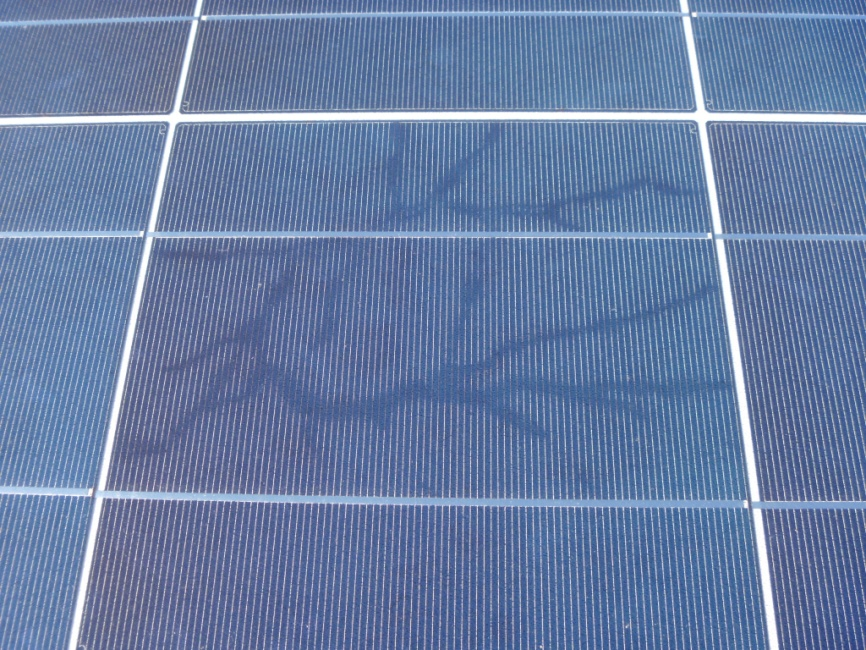
#> input picture classification detection pipeline/imgs/SnailTrails_Microcracks8.jpg, 866 x 650 px
$ python -i RGB_Damage_area.py   (imports and definitions only)   (older library calls are emulated)
#> lines starting #> are read from the running program, lines starting #| are printed output that depends on the picture; after the words box and inside, x2 and y2 are one past the last pixel; in counts of white or black regions, pixels touching at a corner belong together
"""
Solar Panel Damage Detection — Classical CV
Supports: GlassBreak | HardShading | SnailTrails_Microcracks

Usage:
    result = analyze_rgb_damage("image.jpg", "GlassBreak")
    result = analyze_rgb_damage(img_array,  "HardShading")
    result = analyze_rgb_damage("image.jpg", "SnailTrails_Microcracks")
"""

import cv2
import numpy as np
from dataclasses import dataclass, field
from typing import Optional, Tuple, List
import os


# ══════════════════════════════════════════════
# Standard result format — same for ALL classes
# ══════════════════════════════════════════════
@dataclass
class DamageResult:
    class_name: str
    detected: bool
    confidence: float             # 0.0 – 1.0
    damage_percentage: float      # % of panel area affected
    damage_mask: Optional[np.ndarray] = None   # binary mask (H×W uint8)
    contours: list = field(default_factory=list)
    metadata: dict = field(default_factory=dict)
    annotated_image: Optional[np.ndarray] = None


# ══════════════════════════════════════════════════════════════════
#  CLASS 1: GLASS BREAK
#  Visual pattern: spider-web / radial cracks from impact point
#  Detection:  bright pixel mask + local variance → impact point
# ══════════════════════════════════════════════════════════════════

def _gb_preprocess(image):
    # gray = cv2.cvtColor(image, cv2.COLOR_BGR2GRAY)
    lab = cv2.cvtColor(image, cv2.COLOR_BGR2LAB)
    gray = lab[:,:,0]
    clahe = cv2.createCLAHE(clipLimit=3.0, tileGridSize=(8, 8))
    return gray, clahe.apply(gray)


def _gb_crack_masks(enhanced):
    thresh = max(int(np.percentile(enhanced, 75)), 140)
    _, bright = cv2.threshold(enhanced, thresh, 255, cv2.THRESH_BINARY)

    bg = cv2.GaussianBlur(enhanced.astype(np.float32), (15, 15), 0)
    var = (enhanced.astype(np.float32) - bg) ** 2
    var_norm = cv2.normalize(var, None, 0, 255, cv2.NORM_MINMAX).astype(np.uint8)
    _, var_mask = cv2.threshold(var_norm, 25, 255, cv2.THRESH_BINARY)

    combined = cv2.bitwise_or(bright, var_mask)
    return combined, float(np.sum(bright > 0)) / bright.size


def _gb_refine(combined):
    k_close = cv2.getStructuringElement(cv2.MORPH_RECT, (2,2))
    k_open  = cv2.getStructuringElement(cv2.MORPH_RECT, (1,1))
    closed  = cv2.morphologyEx(combined, cv2.MORPH_CLOSE, k_close, iterations=2)
    return cv2.morphologyEx(closed, cv2.MORPH_OPEN, k_open, iterations=1)


def _gb_impact_point(enhanced, mask):
    region = cv2.bitwise_and(enhanced, enhanced, mask=mask)
    blob   = cv2.GaussianBlur(region.astype(np.float32), (31, 31), 0)
    _, max_val, _, max_loc = cv2.minMaxLoc(blob)
    return max_loc if max_val >= 50 else None


def _gb_contours(mask, total_area):
    cnts, _ = cv2.findContours(mask, cv2.RETR_EXTERNAL, cv2.CHAIN_APPROX_SIMPLE)
    valid, boxes, area = [], [], 0
    min_t = total_area * 0.0005
    for c in cnts:
        a = cv2.contourArea(c)
        if a < min_t:
            continue
        valid.append(c)
        boxes.append(cv2.boundingRect(c))
        area += a
    return valid, boxes, round(100.0 * area / total_area, 3)


def _gb_confidence(bright_ratio, dmg_pct, n_cnts, has_impact):
    s = 0.0
    s += 0.25 if bright_ratio >= 0.15 else (0.12 if bright_ratio >= 0.05 else 0.0)
    s += 0.35 if dmg_pct >= 30 else (0.20 if dmg_pct >= 5 else (0.08 if dmg_pct > 0 else 0.0))
    s += 0.20 if n_cnts >= 1 else 0.0
    s += 0.20 if has_impact else 0.0
    return min(round(s, 2), 1.0)


def _gb_annotate(image, contours, boxes, impact, dmg_pct, conf):
    out = image.copy()
    overlay = out.copy()
    cv2.drawContours(overlay, contours, -1, (0, 0, 200), thickness=cv2.FILLED)
    cv2.addWeighted(overlay, 0.25, out, 0.75, 0, out)
    cv2.drawContours(out, contours, -1, (0, 0, 255), 2)
    for (x, y, bw, bh) in boxes:
        cv2.rectangle(out, (x, y), (x+bw, y+bh), (0, 220, 220), 1)
    if impact:
        cx, cy = impact
        cv2.circle(out, (cx, cy), 18, (255, 200, 0), 2)
        cv2.circle(out, (cx, cy), 3,  (255, 200, 0), -1)
    #     cv2.putText(out, "impact", (cx+22, cy+5),
    #                 cv2.FONT_HERSHEY_SIMPLEX, 0.45, (255, 200, 0), 1)
    # cv2.rectangle(out, (0,0), (out.shape[1], 34), (20,20,20), -1)
    # cv2.putText(out, f"GlassBreak | dmg:{dmg_pct:.1f}% | conf:{conf:.2f}",
    #             (8,22), cv2.FONT_HERSHEY_SIMPLEX, 0.65, (0,80,255), 2)
    return out


def detect_glass_break(image: np.ndarray) -> DamageResult:
    h, w   = image.shape[:2]
    total  = h * w
    _, enh = _gb_preprocess(image)
    comb, bright_ratio = _gb_crack_masks(enh)
    refined = _gb_refine(comb)
    impact  = _gb_impact_point(enh, refined)
    cnts, boxes, dmg_pct = _gb_contours(refined, total)
    conf = _gb_confidence(bright_ratio, dmg_pct, len(cnts), impact is not None)
    detected = conf >= 0.35

    return DamageResult(
        class_name="GlassBreak",
        detected=detected,
        confidence=conf,
        damage_percentage=dmg_pct,
        damage_mask=refined,
        contours=cnts,
        metadata={
            "impact_point": impact,
            "bright_pixel_ratio": round(bright_ratio, 4),
            "contour_count": len(cnts),
            "bounding_boxes": boxes,
        },
        annotated_image=_gb_annotate(image, cnts, boxes, impact, dmg_pct, conf),
    )


# ══════════════════════════════════════════════════════════════════
#  CLASS 2: HARD SHADING
#  Visual pattern: vertical dark band (bypass diode shading) +
#                  bright blob (bypass diode damage point)
#  Detection:  column-wise intensity analysis + bright blob detection
# ══════════════════════════════════════════════════════════════════

# [99 lines left out: functions _hs_dark_bands, _hs_bright_blobs, _hs_confidence, _hs_annotate, detect_hard_shading, not called in this run]


# ══════════════════════════════════════════════════════════════════
#  CLASS 3: SNAIL TRAILS / MICROCRACKS  (v2 — tight boundary edition)
#
#  Visual signatures detected:
#    • Microcrack    → thin bright/white diagonal crack line on dark panel
#    • Snail trail   → brownish discoloration tracing cell boundaries
#
#  Pipeline (per function):
#    _mc_enhance()       — CLAHE + background subtraction → diff image
#    _mc_diagonal_mask() — Hough lines, keep ONLY diagonal angles,
#                          intersect with bright-diff pixels
#    _mc_crack_contours()— grow mask → find contours → filter by
#                          min-area + elongation ratio
#    _mc_confidence()    — score based on crack count + damage %
#    _mc_annotate()      — tight red contour + cyan rotated bounding rect
#                          drawn per crack region (no full-image lines)
#
#  Pipeline position:  RGB_Damage_area.py → CLASS_REGISTRY
#  Inputs:  BGR np.ndarray (single cropped panel image)
#  Outputs: DamageResult
#    .detected            bool
#    .confidence          float 0–1
#    .damage_percentage   float %  (crack pixels / total panel pixels)
#    .damage_mask         uint8 binary mask  (255 = crack pixel)
#    .contours            list of crack contours (tight boundary per crack)
#    .annotated_image     BGR with contours + rotated bounding rects drawn
#    .metadata:
#        crack_count      int   number of valid crack regions
#        crack_segments   list[(x1,y1,x2,y2)]  Hough line segments kept
#        elongation_list  list[float]  per-crack elongation ratio
#        bounding_rects   list[(cx,cy,w,h,angle)]  rotated bounding rects
#
#  Future integration:
#    • Severity module reads .damage_percentage + .confidence
#    • YOLO fusion: replace _mc_crack_contours() with YOLO masks when available
#    • Cell-level analysis: run per panel-crop from panel_cell_detection.py
# ══════════════════════════════════════════════════════════════════

# ── Tuneable constants (adjust per deployment / panel type) ───────
_MC_CLAHE_CLIP      = 4.0    # CLAHE clip limit — higher = more local contrast
_MC_CLAHE_TILE      = (8, 8) # CLAHE tile grid
_MC_BG_BLUR_K       = 21     # Gaussian kernel for background estimation
_MC_DIFF_PERCENTILE = 85     # Threshold: keep brightest N% of diff pixels
_MC_HOUGH_THRESH    = 8      # Hough accumulator threshold (lower = more lines)
_MC_HOUGH_GAP       = 8      # Max gap (px) to join Hough line segments
_MC_H_ANGLE         = 15     # Degrees — angles < this are "horizontal" (grid)
_MC_V_ANGLE_LO      = 75     # Degrees — angles between LO–HI are "vertical"
_MC_V_ANGLE_HI      = 105
_MC_LINE_DILATE_K   = 5      # Kernel to broaden Hough lines before AND
_MC_LINE_DILATE_I   = 2      # Dilation iterations for Hough line broadening
_MC_GROW_K          = 3      # Kernel to grow crack pixels into tight regions
_MC_GROW_I          = 3      # Growth iterations
_MC_MIN_AREA_FRAC   = 0.0008 # Min crack contour area as fraction of panel
_MC_MIN_ELONGATION  = 2    # Min elongation ratio (max/min side of rotated rect)


# [188 lines left out: functions _mc_enhance, _mc_diagonal_mask, _mc_crack_contours, _mc_confidence, _mc_annotate, not called in this run]
from skimage.filters import frangi

# [418 lines left out: functions detect_snail_trails_microcracks, _ss_soiling_mask, _ss_pattern, _ss_confidence, _ss_annotate, detect_soft_shading and 3 more, not called in this run]

# ══════════════════════════════════════════════════════════════════
#  UNIVERSAL ENTRY POINT
#  analyze_rgb_damage(image_input, class_name) → DamageResult
# ══════════════════════════════════════════════════════════════════

CLASS_REGISTRY = {
    "GlassBreak":                                       detect_glass_break,
    "HardShading":                                      detect_hard_shading,
    "SnailTrails_Microcracks":                          detect_snail_trails_microcracks,
    "SoftShading_Soiling":                              detect_soft_shading,
    "BacksheetDamage":                                  detect_backsheet_damage,

    # "Corrosion_Discoloration_Delamination":           detect_corrosion,
    # "HotSpots":           detect_hotspots,
    # "BypassDiode":        detect_bypass_diode,
    # "InverterBattery":    detect_inverter_battery,
}


# [41 lines left out: function analyze_rgb_damage, not called in this run]


# ══════════════════════════════════════════════════════════════════
#  CLASS 4: SOFT SHADING / SOILING
#  Visual patterns:
#    • Brown dust patches  (img1) → S medium, H brownish
#    • Gray uniform soiling (img2) → S very low, full panel
#    • Bottom-heavy dust   (img3) → gravity settled, bot > top
#  Detection:
#    Gray signal (S<60) + Brown signal (H 8-38) + not-blue channel
#    → panel grid lines excluded via background subtraction
#    → spatial distribution → pattern classification
# ══════════════════════════════════════════════════════════════════

>>> import cv2
>>> picture = cv2.imread('imgs/SnailTrails_Microcracks8.jpg')
#> picture is the input picture: shape (650, 866, 3); mean B, G, R 164.2, 125, 103.4
>>> result = detect_glass_break(picture)
#> in detect_glass_break, `_, enh = _gb_preprocess(image)`:
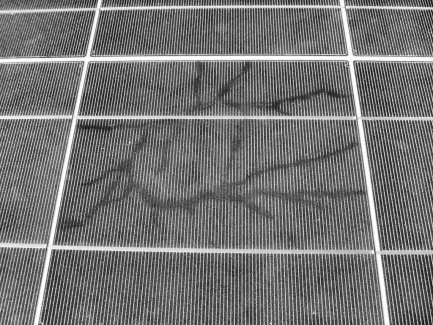
#> enh: shape (650, 866) (shown at 1/2 size); min 18, max 255, mean 115.7
#> in _gb_crack_masks, `thresh = max(int(np.percentile(enhanced, 75)), 140)`: thresh = 160
#> in _gb_crack_masks, `_, bright = cv2.threshold(enhanced, thresh, 255, cv2.THRESH_BINARY)`:
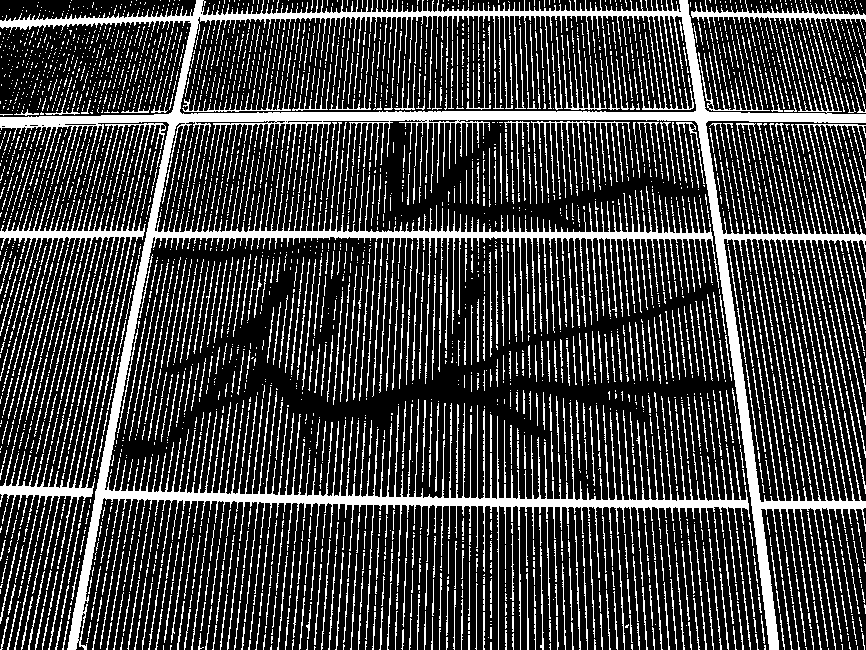
#> bright: shape (650, 866); 24.8% white; 3644 white regions (2584 under 20 px), largest, box (x1, y1, x2, y2) and area: (0, 0, 866, 650) 59170, (0, 198, 146, 351) 2445, (0, 408, 97, 556) 1905
#> in _gb_crack_masks, `combined = cv2.bitwise_or(bright, var_mask)`:
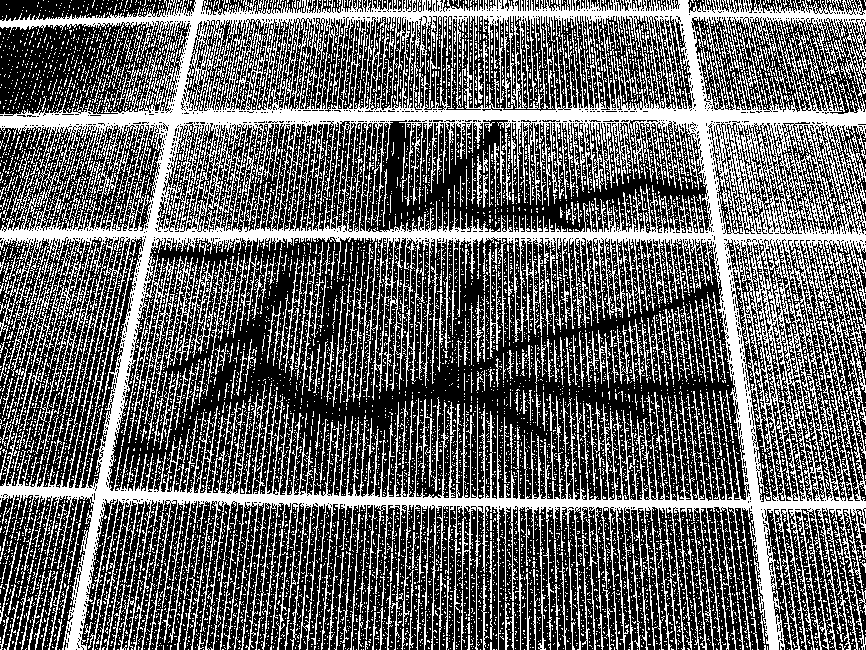
#> combined: shape (650, 866); 38.1% white in thin lines or dots
#> in detect_glass_break, `comb, bright_ratio = _gb_crack_masks(enh)`: bright_ratio = 0.248
#> in _gb_impact_point, `blob   = cv2.GaussianBlur(region.astype(np.float32), (31, 31), 0)`:
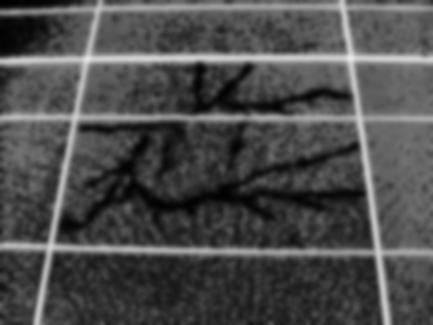
#> blob: shape (650, 866) float32 (shown at 1/2 size); min 0.249, max 235.9, mean 76.4
#> in _gb_impact_point, `_, max_val, _, max_loc = cv2.minMaxLoc(blob)`: max_val = 235.9; max_loc = (701, 116)
#> in _gb_contours, `cnts, _ = cv2.findContours(mask, cv2.RETR_EXTERNAL, cv2.CHAIN_APPROX_S..`: cnts = 221 contours, 220 with area under 20; largest, box (x1, y1, x2, y2) and area: (0, 0, 866, 650) 543717
#> the loop in _gb_contours, `for c in cnts:` made 221 passes
#> (c, a) on passes 2 to 4: ([[14, 112]], 0), ([[34, 110], [34, 111]], 0), ([[10, 110], [9, 111], [10, 111]], 0.5)
#> after the loop in _gb_contours, `for c in cnts:`: area = 543717; boxes = [(0, 0, 866, 650)]; valid = 1 contour; box (x1, y1, x2, y2) and area: (0, 0, 866, 650) 543717
#> in detect_glass_break, `cnts, boxes, dmg_pct = _gb_contours(refined, total)`: cnts has the same summary as valid in _gb_contours; boxes = [(0, 0, 866, 650)]; dmg_pct = 96.59
#> in _gb_confidence, `s += 0.25 if bright_ratio >= 0.15 else (0.12 if bright_ratio >= 0.05 e..`: s = 0.25
#> in _gb_confidence, `s += 0.35 if dmg_pct >= 30 else (0.20 if dmg_pct >= 5 else (0.08 if dm..`: s = 0.6
#> in _gb_confidence, `s += 0.20 if n_cnts >= 1 else 0.0`: s = 0.8
#> in _gb_confidence, `s += 0.20 if has_impact else 0.0`: s = 1
#> in detect_glass_break, `detected = conf >= 0.35`: detected = True
#> in _gb_annotate, `cv2.drawContours(overlay, contours, -1, (0, 0, 200), thickness=cv2.FIL..`:
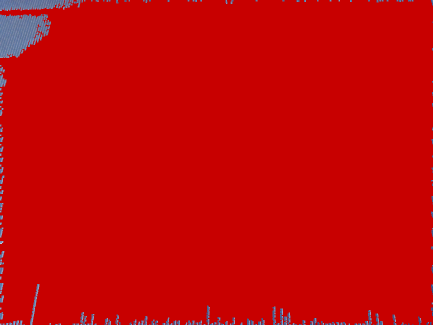
#> overlay: shape (650, 866, 3) (shown at 1/2 size); mean B, G, R 4.6, 3.5, 197.2
#> the loop in _gb_annotate, `for (x, y, bw, bh) in boxes:` made 1 pass
#> after the loop in _gb_annotate, `for (x, y, bw, bh) in boxes:`:
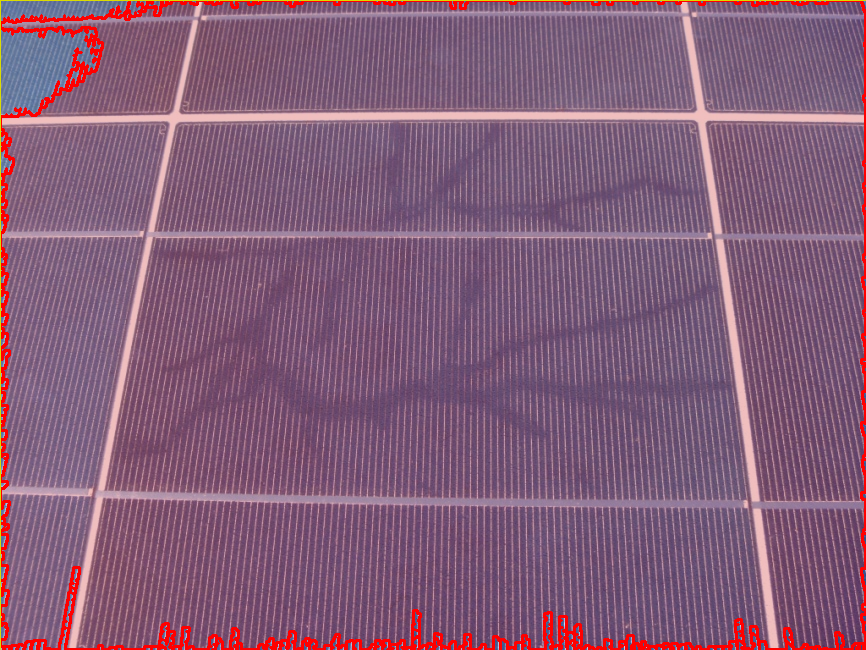
#> out: shape (650, 866, 3); mean B, G, R 120.3, 92.2, 131
#> in _gb_annotate, `cx, cy = impact`: cx = 701; cy = 116
#> in _gb_annotate, `cv2.circle(out, (cx, cy), 18, (255, 200, 0), 2)`:
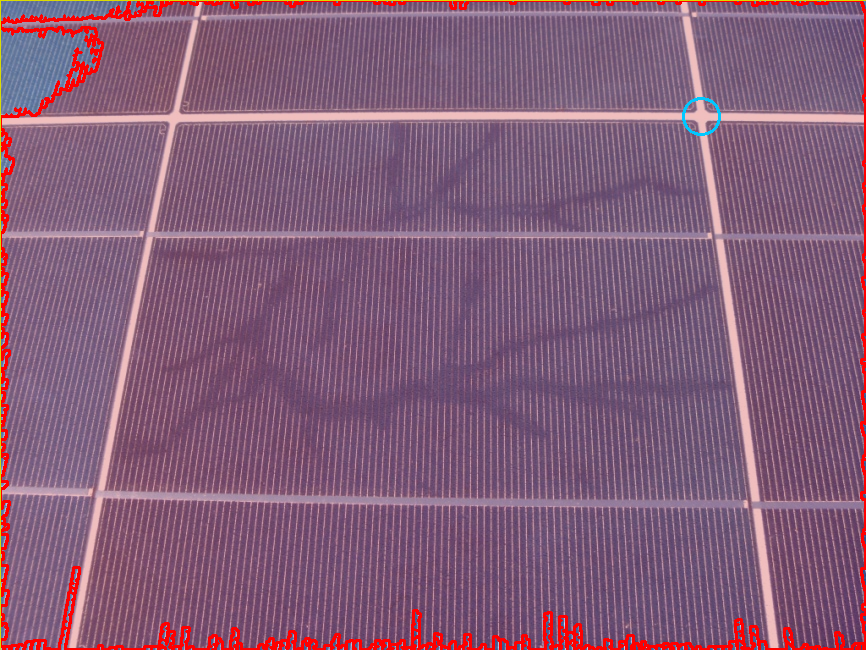
#> out: shape (650, 866, 3); 0.06% of pixels changed, all inside (x1, y1, x2, y2) = (682, 97, 721, 136)

$ run again, on classification detection pipeline/imgs/BacksheetDamage(1).png
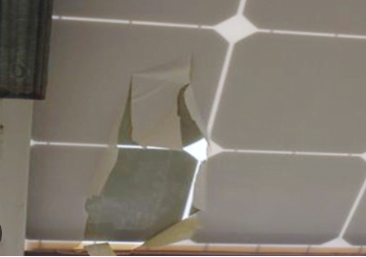
#> input picture classification detection pipeline/imgs/BacksheetDamage(1).png, 366 x 257 px
#> picture is the input picture: shape (257, 366, 3); mean B, G, R 111.3, 121.5, 128.5
#> lab: shape (257, 366, 3); mean of channels 0, 1, 2 130.5, 128.8, 134.7
#> thresh = 150
#> in _gb_crack_masks, `_, bright = cv2.threshold(enhanced, thresh, 255, cv2.THRESH_BINARY)`:
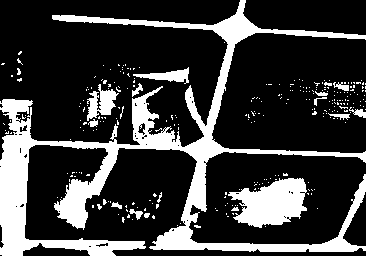
#> bright: shape (257, 366); 23.8% white; 280 white regions (262 under 20 px), largest, box (x1, y1, x2, y2) and area: (0, 0, 366, 257) 17427, (228, 178, 307, 228) 2548, (87, 84, 119, 121) 591
#> var_mask: shape (257, 366); 0.69% white in thin lines or dots
#> combined: shape (257, 366); 24% white; 287 white regions (269 under 20 px), largest, box (x1, y1, x2, y2) and area: (0, 0, 366, 257) 17593, (228, 178, 307, 228) 2548, (87, 84, 119, 121) 591
#> bright_ratio = 0.238
#> closed: shape (257, 366); 25.1% white; 112 white regions (101 under 20 px)
#> max_val = 227.9; max_loc = (201, 151)
#> in _gb_contours, `cnts, _ = cv2.findContours(mask, cv2.RETR_EXTERNAL, cv2.CHAIN_APPROX_S..`: cnts = 112 contours, 103 with area under 20; largest, box (x1, y1, x2, y2) and area: (0, 0, 366, 257) 16421, (226, 180, 317, 230) 2612, (85, 86, 123, 132) 786, (135, 69, 191, 89) 368, (314, 82, 366, 108) 360
#> the loop in _gb_contours, `for c in cnts:` made 112 passes
#> (c, a) on passes 1, 2, 3, 4, 6, 8, 9, 10: ([[365, 256]], 0), ([[133, 256], [134, 256]], 0), ([[308, 255], [308, 256], [309, 256], [309, 255]], 1), ([[134, 221]], 0), ([[229, 218], [230, 218]], 0), ([[120, 216]], 0), ([[228, 215], [228, 216]], 0), ([[218, 212], [219, 212]], 0)
#> after the loop in _gb_contours, `for c in cnts:`: area = 20938; boxes = [(127, 207, 25, 15), (226, 180, 91, 50), (325, 101, 41, 21), (85, 86, 38, 46), (314, 82, 52, 26), (135, 69, 56, 20), (0, 0, 366, 257)]; valid = 7 contours; box (x1, y1, x2, y2) and area: (0, 0, 366, 257) 16421, (226, 180, 317, 230) 2612, (85, 86, 123, 132) 786, (135, 69, 191, 89) 368, (314, 82, 366, 108) 360, (325, 101, 366, 122) 294, (127, 207, 152, 222) 96
#> in detect_glass_break, `cnts, boxes, dmg_pct = _gb_contours(refined, total)`: cnts has the same summary as valid in _gb_contours; dmg_pct = 22.26
#> in _gb_confidence, `s += 0.25 if bright_ratio >= 0.15 else (0.12 if bright_ratio >= 0.05 e..`: s = 0.25
#> in _gb_confidence, `s += 0.35 if dmg_pct >= 30 else (0.20 if dmg_pct >= 5 else (0.08 if dm..`: s = 0.45
#> in _gb_confidence, `s += 0.20 if n_cnts >= 1 else 0.0`: s = 0.65
#> in _gb_confidence, `s += 0.20 if has_impact else 0.0`: s = 0.85
#> detected = True
#> the loop in _gb_annotate, `for (x, y, bw, bh) in boxes:` made 7 passes
#> cx = 201; cy = 151
#> in _gb_annotate, `cv2.circle(out, (cx, cy), 18, (255, 200, 0), 2)`:
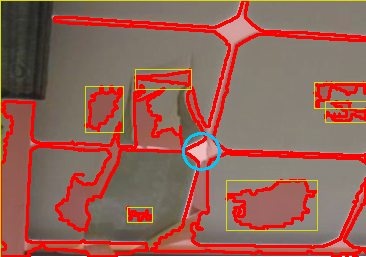
#> out: shape (257, 366, 3); mean B, G, R 86.7, 98.2, 147.4
